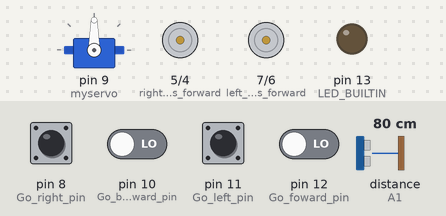
The sketch below on a simulated Arduino Uno, built with avr-gcc and run on an emulated ATmega328P. Shown: servo, motor-driver pin pairs drawn as motors (green arrow = first pin HIGH = forward, orange = second pin HIGH = backward, longer = more drive), output pins drawn as LEDs (lit = HIGH). Inputs (shaded band) come from the test bench; at power-on: pin 8 (Go_right_pin), pin 10 (Go_backward_pin), pin 11 (Go_left_pin), pin 12 (Go_foward_pin) LOW, distance to the obstacle (sensor on A1) 80 cm. The echo pulse lasts 58.3 µs per cm.

Above: at 3.2 s.
3.3 s: distance to the obstacle (sensor on A1) set to 21 cm
4.8 s: distance to the obstacle (sensor on A1) set to 18 cm
At 5.05 s:
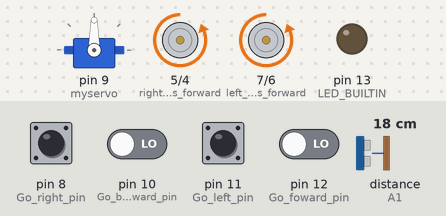
At 5.91 s:
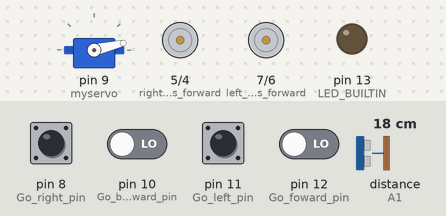
7.8 s: pin 11 (Go_left_pin) pulled HIGH for 1 s
At 7.84 s:
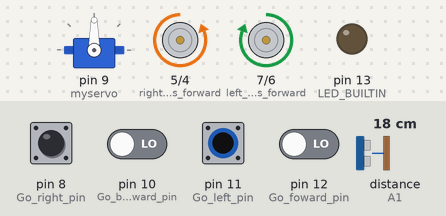
Timing chart, 0 to 16.8 s (numbered marks = the images above; inputs shaded):
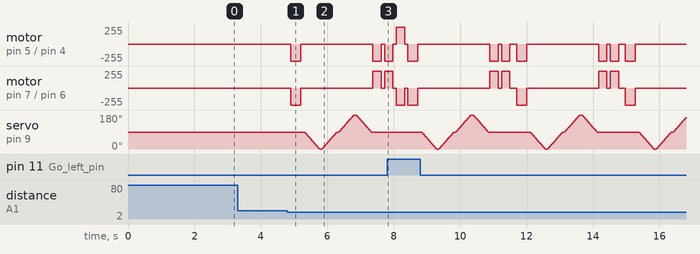

Measured:
- the behaviour switches between 20 and 19 cm on distance to the obstacle (sensor on A1) (found by bisection; images 0 and 1)
- after the input at 3.3 s, every drawn part: stays the same

The sketch:

Main.ino
```cpp
#include <NewPing.h>
#include <Servo.h>

#define TRIG_PIN A0
#define ECHO_PIN A1
#define MAX_DISTANCE 400


NewPing sonar(TRIG_PIN, ECHO_PIN, MAX_DISTANCE); //global safety sensor input
Servo myservo;
int distance = 100; //global variable
int pos = 0; //global servo signals
bool forward = 0; //global forward varialble
bool backward = 0;
bool left = 0;
bool right = 0;


void setup() {
  //set up motors
  pinMode(7, OUTPUT);  //left motors forward
  pinMode(6, OUTPUT);  //left motors reverse
  pinMode(5, OUTPUT);  //right motors forward
  pinMode(4, OUTPUT);  //right motors reverse

  //set up remote support
  pinMode(8, INPUT); //Go right pin
  pinMode(10, INPUT); //Go backward pin
  pinMode(11, INPUT); //Go left pin
  pinMode(12, INPUT); //Go foward pin

  pinMode(LED_BUILTIN, OUTPUT);
  digitalWrite(LED_BUILTIN, LOW);


  // set up servo
  myservo.attach(9);
  myservo.write(90);
  delay(2000);

  distance = readPing();
  delay(60);
}

void loop() {
  //Always starts off by going forward for 2 seconds
  forward = digitalRead(12);
  backward = digitalRead(10);   // read the forward input pinwdawdaddddddd
  left = digitalRead(11);   // read the forward input pin
  right = digitalRead(8);   // read the forward input pin
  if (right && !left && !forward) {
    turnRight();
  }
  if (left && !forward) {
    turnLeft();
  }
  if (forward) {
    moveForward();
  }
  if(backward) {
    moveBackward();
  }
  if (!forward && !backward && !left && !right) {
    moveStop();
  }
  distance = readPing();
  if( distance < 20 ) {
    aware();
  }

}

void aware()
{
  int distanceR = 0;
  int distanceL =  0;
  moveStop();
  delay(100);
  moveBackward();
  delay(300);
  moveStop();
  delay(100);
  distanceR = lookRight();
  delay(50);
  distanceL = lookLeft();
  delay(50);

  if (distanceR >= distanceL)
  {
    if (distanceR <= 30 && distanceL <= 30) { // if both sides are too narrow
      for (int i = 0; i < 2; i++) { // turn around
        turnRight();
        moveStop();
        delay(100);
      }
    } else {
      turnRight();
      moveStop();
      delay(100);
    }
  } else if (distanceR < distanceL)
  {
    if (distanceR < 30 && distanceL <= 30) { // if both sides are too narrow
      for (int i = 0; i < 2; i++) { // turn around
        turnLeft();
        moveStop();
        delay(100);
      }
    } else {
      turnLeft();
      moveStop();
      delay(100);
    }
  }

}

int lookLeft()
{
  for (pos = 90; pos <= 180; pos += 1) { // goes from 90 degrees to 180 degrees
    // in steps of 1 degree
    myservo.write(pos);              // tell servo to go to position in variable 'pos'
    delay(5);
  }
  int distance = readPing();
  delay(60);

  for (pos = 180; pos >= 90; pos -= 1) { // goes froxm 180 degrees to 90 degrees
    // in steps of 1 degree
    myservo.write(pos);              // tell servo to go to position in variable 'pos'
    delay(5);
  }
  return distance; // return distance on the left side
}

int lookRight()
{
  for (pos = 90; pos >= 0; pos -= 1) { // goes from 90 degrees to 0 degree
    // in steps of 1 degree
    myservo.write(pos);              // tell servo to go to position in variable 'pos'
    delay(5);
  }
  int distance = readPing();
  delay(60);

  for (pos = 0; pos <= 90; pos += 1) { // goes from 0 degree to 90 degrees
    // in steps of 1 degree
    myservo.write(pos);              // tell servo to go to position in variable 'pos'
    delay(5);
  }
  return distance; // return distance on the right side
}

int readPing() {
  int cm = sonar.ping_cm();
  if (cm == 0) // if the measured distance exceeds the measuring limit of the ultrasonic sensor, by default the sonar.ping_cm() function will return a value of 0
  { // Due to the distance of 0 the robot will keep avoiding even when there is nothing in front of it
    cm = MAX_DISTANCE; // To fix this, we set the distance to the pre-defined MAX_DISTANCE of 400 cm
  }
  return cm;
}

void moveStop() {
  digitalWrite(7, LOW);
  digitalWrite(6, LOW);
  digitalWrite(5, LOW);
  digitalWrite(4, LOW);
}

void moveForward() {
  digitalWrite(7, HIGH);
  digitalWrite(5, HIGH);
}

void moveBackward() {
  digitalWrite(6, HIGH);
  digitalWrite(4, HIGH);
}

void turnRight() {
  digitalWrite(7, HIGH);
  digitalWrite(4, HIGH);
  delay(250);
  digitalWrite(7, HIGH);
  digitalWrite(5, HIGH);
}

void turnLeft() {
  digitalWrite(5, HIGH);
  digitalWrite(6, HIGH);
  delay(250);
  digitalWrite(7, HIGH);
  digitalWrite(5, HIGH);
}
```
